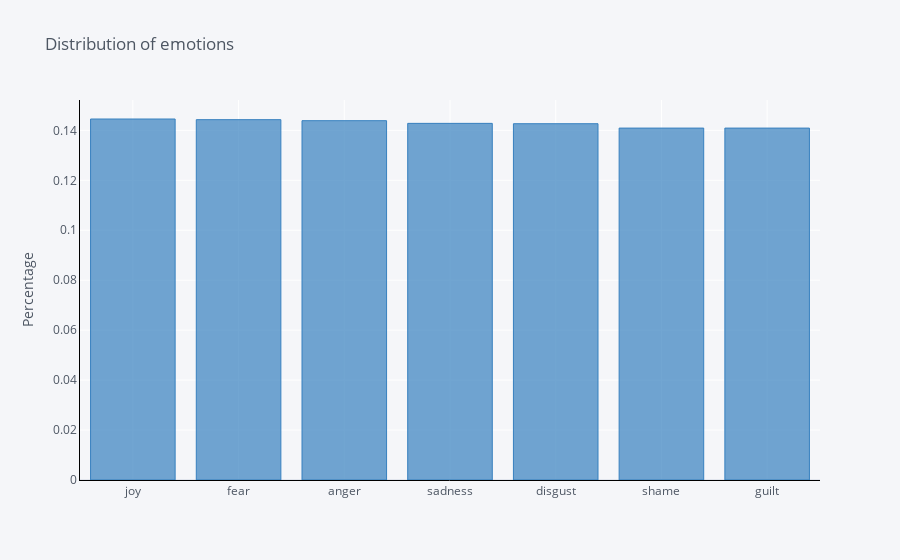

Here is the notebook cell this chart was saved with:
### Markdown cell above
We can see from the chart below, that the distribution of emotions over the whole dataset is roughly equal.

### Code cell
# Emotion distributions
df['Emotion'].value_counts(normalize=True).iplot(kind='bar',
                                                      yTitle='Percentage', 
                                                      linecolor='black', 
                                                      opacity=0.7,
                                                      color='blue',
                                                      theme='pearl',
                                                      bargap=0.2,
                                                      gridcolor='white',
                                                     
                                                      title='Distribution of emotions')

### Figure 1 — Plotly figure (JSON) as saved in the notebook; plotly's stock layout.template omitted (floating-point values rounded to 4 significant figures)
{"data": [{"marker": {"color": "rgba(55, 128, 191, 0.7)", "line": {"color": "rgba(55, 128, 191, 1.0)", "width": 1}}, "name": "Emotion", "orientation": "v", "text": "", "type": "bar", "x": ["joy", "fear", "anger", "sadness", "disgust", "shame", "guilt"], "y": [0.1445, 0.1443, 0.1439, 0.1428, 0.1427, 0.1409, 0.1409]}], "layout": {"bargap": 0.2, "legend": {"bgcolor": "#F5F6F9", "font": {"color": "#4D5663"}}, "paper_bgcolor": "#F5F6F9", "plot_bgcolor": "#F5F6F9", "title": {"font": {"color": "#4D5663"}, "text": "Distribution of emotions"}, "xaxis": {"gridcolor": "white", "linecolor": "black", "showgrid": true, "tickfont": {"color": "#4D5663"}, "title": {"font": {"color": "#4D5663"}, "text": ""}, "zerolinecolor": "#E1E5ED"}, "yaxis": {"gridcolor": "white", "linecolor": "black", "showgrid": true, "tickfont": {"color": "#4D5663"}, "title": {"font": {"color": "#4D5663"}, "text": "Percentage"}, "zerolinecolor": "#E1E5ED"}}}
